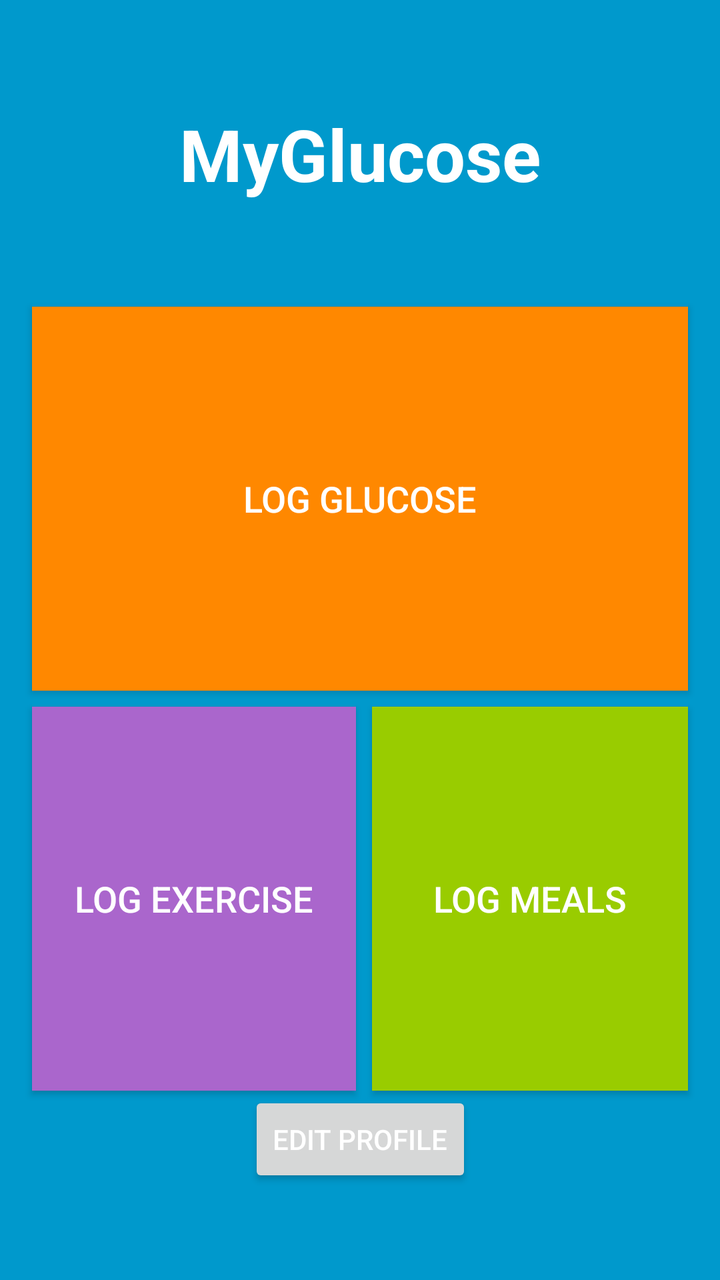
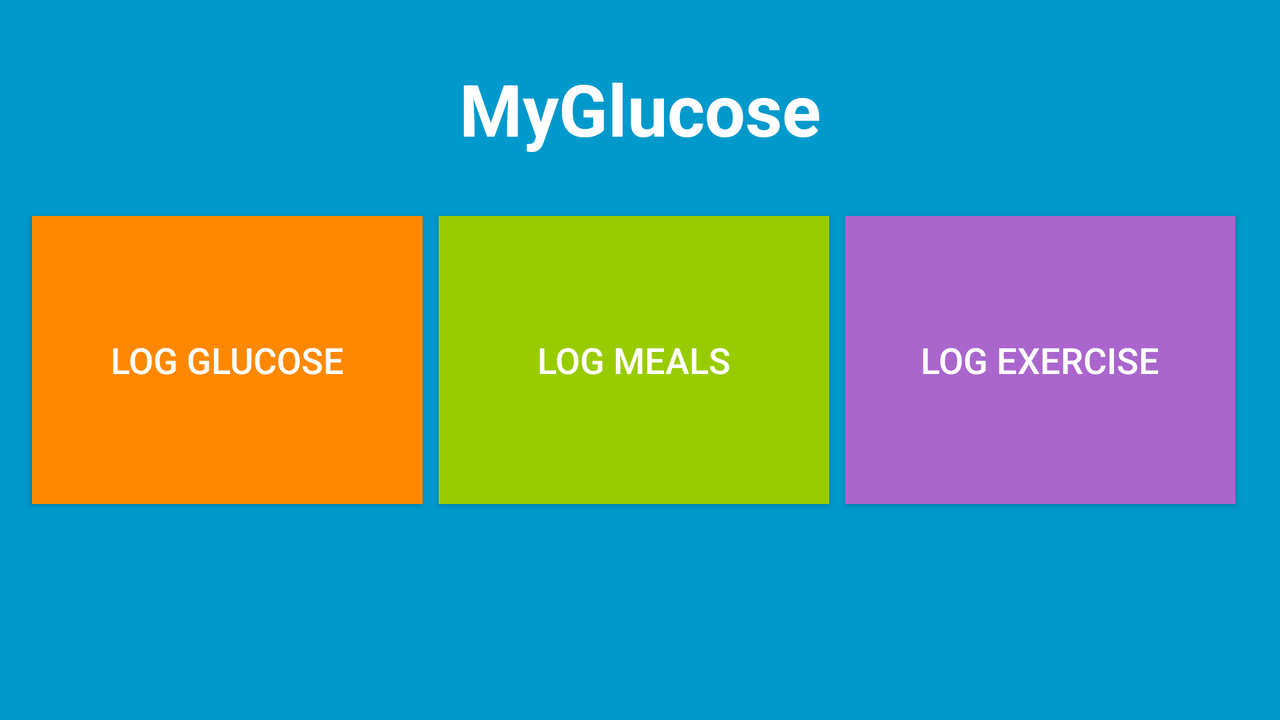

An Android layout and its configuration variant, each rendered on a device that would load it. The default file and the variant file are quoted in full after the pictures.
<!-- AndroidManifest.xml: application theme AppTheme -->
<!-- res/layout/content_main.xml -->
<?xml version="1.0" encoding="utf-8"?>
<android.support.constraint.ConstraintLayout xmlns:android="http://schemas.android.com/apk/res/android"
    xmlns:app="http://schemas.android.com/apk/res-auto"
    xmlns:tools="http://schemas.android.com/tools"
    android:layout_width="match_parent"
    android:layout_height="match_parent"
    app:layout_behavior="@string/appbar_scrolling_view_behavior"
    tools:context=".activities.MainActivity"
    tools:showIn="@layout/activity_main">

    <Button
        android:id="@+id/exercise_button"
        style="@style/Widget.AppCompat.Button.Colored"
        android:layout_width="0dp"
        android:layout_height="0dp"
        android:layout_marginBottom="16dp"
        android:layout_marginLeft="16dp"
        android:layout_marginTop="8dp"
        android:background="@android:color/holo_purple"
        android:paddingLeft="10dp"
        android:paddingRight="10dp"
        android:text="@string/log_exercise"
        android:textSize="18sp"
        app:layout_constraintBottom_toBottomOf="parent"
        app:layout_constraintHeight_percent=".3"
        app:layout_constraintLeft_toLeftOf="parent"
        app:layout_constraintTop_toBottomOf="@+id/glucose_button"
        app:layout_constraintVertical_bias="0.0"
        app:layout_constraintWidth_default="percent"
        app:layout_constraintWidth_percent=".45" />

    <Button
        android:id="@+id/meals_button"
        style="@style/Widget.AppCompat.Button.Colored"
        android:layout_width="0dp"
        android:layout_height="0dp"
        android:layout_marginLeft="8dp"
        android:layout_marginRight="16dp"
        android:background="@android:color/holo_green_light"
        android:paddingLeft="10dp"
        android:paddingRight="10dp"
        android:text="@string/log_meals"
        android:textSize="18sp"
        app:layout_constraintBottom_toBottomOf="@+id/exercise_button"
        app:layout_constraintLeft_toRightOf="@+id/exercise_button"
        app:layout_constraintRight_toRightOf="parent"
        app:layout_constraintTop_toTopOf="@+id/exercise_button"
        app:layout_constraintWidth_default="spread" />

    <Button
        android:id="@+id/glucose_button"
        style="@style/Widget.AppCompat.Button.Colored"
        android:layout_width="0dp"
        android:layout_height="0dp"
        android:layout_marginBottom="170dp"
        android:layout_marginLeft="16dp"
        android:layout_marginRight="16dp"
        android:layout_marginTop="123dp"
        android:background="@android:color/holo_orange_dark"
        android:text="@string/log_glucose"
        android:textSize="18sp"
        app:layout_constraintBottom_toTopOf="@+id/edit"
        app:layout_constraintHeight_percent=".3"
        app:layout_constraintHorizontal_bias="0.0"
        app:layout_constraintLeft_toLeftOf="parent"
        app:layout_constraintRight_toRightOf="parent"
        app:layout_constraintTop_toTopOf="parent"
        app:layout_constraintVertical_bias="0.344"
        app:layout_constraintWidth_default="spread"
        app:layout_constraintWidth_min="wrap" />

    <TextView
        android:id="@+id/textView"
        android:layout_width="347dp"
        android:layout_height="wrap_content"
        android:gravity="center"
        android:shadowColor="@android:color/holo_blue_light"
        android:text="@string/app_name"
        android:textSize="36sp"
        android:textStyle="bold"
        app:layout_constraintBottom_toTopOf="@+id/glucose_button"
        app:layout_constraintLeft_toLeftOf="parent"
        app:layout_constraintRight_toRightOf="parent"
        app:layout_constraintTop_toTopOf="parent" />

    <Button
        android:id="@+id/edit"
        android:layout_width="wrap_content"
        android:layout_height="wrap_content"
        android:layout_marginBottom="16dp"
        android:text="Edit Profile"
        app:layout_constraintBottom_toBottomOf="parent"
        app:layout_constraintEnd_toEndOf="parent"
        app:layout_constraintStart_toStartOf="parent"
        app:layout_constraintTop_toBottomOf="@+id/glucose_button"
        />

</android.support.constraint.ConstraintLayout>
<!-- res/layout/activity_main.xml (included above) -->
<?xml version="1.0" encoding="utf-8"?>
<android.support.design.widget.CoordinatorLayout xmlns:android="http://schemas.android.com/apk/res/android"
    xmlns:app="http://schemas.android.com/apk/res-auto"
    xmlns:tools="http://schemas.android.com/tools"
    android:layout_width="match_parent"
    android:layout_height="match_parent"
    tools:context=".activities.MainActivity">

    <android.support.design.widget.AppBarLayout
        android:layout_width="match_parent"
        android:layout_height="wrap_content"
        android:theme="@style/AppTheme.AppBarOverlay">

        <android.support.v7.widget.Toolbar
            android:id="@+id/toolbar"
            android:layout_width="match_parent"
            android:layout_height="?attr/actionBarSize"
            android:background="?attr/colorPrimary"
            app:popupTheme="@style/AppTheme.PopupOverlay" />

    </android.support.design.widget.AppBarLayout>

    <include layout="@layout/content_main" />

    
        
        
        
        
        
        

</android.support.design.widget.CoordinatorLayout>
<!-- resources referenced by this layout -->
<resources>
  <string name="app_name">MyGlucose</string>
  <string name="log_exercise">Log Exercise</string>
  <string name="log_glucose">Log Glucose</string>
  <string name="log_meals">Log Meals</string>
  <style name="AppTheme.AppBarOverlay" parent="ThemeOverlay.AppCompat.Dark.ActionBar" />
  <style name="AppTheme.PopupOverlay" parent="ThemeOverlay.AppCompat.Light" />
  <!-- from res/values-v21/ -->
  <style name="AppTheme" parent="Theme.AppCompat.Light.DarkActionBar">
          
          <item name="colorPrimary">@color/colorPrimary</item>
          <item name="colorPrimaryDark">@color/colorPrimaryDark</item>
          <item name="colorAccent">@color/colorAccent</item>
          <item name="android:navigationBarColor">@color/colorPrimary</item>
          <item name="android:colorBackground">@android:color/holo_blue_dark</item>
          <item name="android:textColor">@android:color/white</item>
          <item name="android:editTextColor">@android:color/white</item>
          
          <item name="android:textColorSecondary">@android:color/white</item>
          
          <item name="android:textColorHint">@android:color/holo_blue_bright</item>
          <item name="android:textColorPrimaryInverse">@android:color/white</item>
          <item name="android:textColorSecondaryInverse">@android:color/white</item>
          <item name="android:textColorTertiaryInverse">@android:color/white</item>
      </style>
  <color name="colorPrimary">#4d8f1a</color>
  <color name="colorPrimaryDark">#2d5013</color>
  <color name="colorAccent">#FF4081</color>
</resources>
<!-- res/layout-land/content_main.xml (the repository's variant of the layout above) -->
<!-- drawn on the phone turned sideways -->
<?xml version="1.0" encoding="utf-8"?>
<android.support.constraint.ConstraintLayout
    xmlns:android="http://schemas.android.com/apk/res/android"
    xmlns:app="http://schemas.android.com/apk/res-auto"
    xmlns:tools="http://schemas.android.com/tools"
    android:layout_width="match_parent"
    android:layout_height="match_parent"
    app:layout_behavior="@string/appbar_scrolling_view_behavior"
    tools:context=".activities.MainActivity"
    tools:showIn="@layout/activity_main">

    <Button
        android:id="@+id/exercise_button"
        style="@style/Widget.AppCompat.Button.Colored"
        android:layout_width="0dp"
        android:layout_height="0dp"
        android:layout_marginLeft="8dp"
        android:background="@android:color/holo_purple"
        android:paddingLeft="10dp"
        android:paddingRight="10dp"
        android:text="@string/log_exercise"
        android:textSize="18sp"
        app:layout_constraintBottom_toBottomOf="@+id/glucose_button"
        app:layout_constraintHeight_percent=".4"
        app:layout_constraintLeft_toRightOf="@+id/meals_button"
        app:layout_constraintTop_toTopOf="@+id/glucose_button"
        app:layout_constraintWidth_default="percent"
        app:layout_constraintWidth_percent=".305" />

    <Button
        android:id="@+id/meals_button"
        style="@style/Widget.AppCompat.Button.Colored"
        android:layout_width="0dp"
        android:layout_height="0dp"
        android:layout_marginLeft="8dp"
        android:background="@android:color/holo_green_light"
        android:paddingLeft="10dp"
        android:paddingRight="10dp"
        android:text="@string/log_meals"
        android:textSize="18sp"
        app:layout_constraintBottom_toBottomOf="@+id/glucose_button"
        app:layout_constraintLeft_toRightOf="@+id/glucose_button"
        app:layout_constraintTop_toTopOf="@+id/glucose_button"
        app:layout_constraintWidth_default="percent"
        app:layout_constraintWidth_percent=".305" />

    <Button
        android:id="@+id/glucose_button"
        style="@style/Widget.AppCompat.Button.Colored"
        android:layout_width="0dp"
        android:layout_height="0dp"
        android:layout_marginLeft="16dp"
        android:background="@android:color/holo_orange_dark"
        android:text="@string/log_glucose"
        android:textSize="18sp"
        app:layout_constraintBottom_toBottomOf="parent"
        app:layout_constraintHeight_percent=".4"
        app:layout_constraintLeft_toLeftOf="parent"
        app:layout_constraintTop_toTopOf="parent"
        app:layout_constraintWidth_default="percent"
        app:layout_constraintWidth_min="wrap"
        app:layout_constraintWidth_percent=".305" />

    <TextView
        android:id="@+id/textView"
        android:layout_width="347dp"
        android:layout_height="wrap_content"
        android:gravity="center"
        android:shadowColor="@android:color/holo_blue_light"
        android:text="@string/app_name"
        android:textSize="36sp"
        android:textStyle="bold"
        app:layout_constraintBottom_toTopOf="@+id/glucose_button"
        app:layout_constraintLeft_toLeftOf="parent"
        app:layout_constraintRight_toRightOf="parent"
        app:layout_constraintTop_toTopOf="parent" />
</android.support.constraint.ConstraintLayout>
<!-- res/layout/content_main.xml (included above) -->
<?xml version="1.0" encoding="utf-8"?>
<android.support.constraint.ConstraintLayout xmlns:android="http://schemas.android.com/apk/res/android"
    xmlns:app="http://schemas.android.com/apk/res-auto"
    xmlns:tools="http://schemas.android.com/tools"
    android:layout_width="match_parent"
    android:layout_height="match_parent"
    app:layout_behavior="@string/appbar_scrolling_view_behavior"
    tools:context=".activities.MainActivity"
    tools:showIn="@layout/activity_main">

    <Button
        android:id="@+id/exercise_button"
        style="@style/Widget.AppCompat.Button.Colored"
        android:layout_width="0dp"
        android:layout_height="0dp"
        android:layout_marginBottom="16dp"
        android:layout_marginLeft="16dp"
        android:layout_marginTop="8dp"
        android:background="@android:color/holo_purple"
        android:paddingLeft="10dp"
        android:paddingRight="10dp"
        android:text="@string/log_exercise"
        android:textSize="18sp"
        app:layout_constraintBottom_toBottomOf="parent"
        app:layout_constraintHeight_percent=".3"
        app:layout_constraintLeft_toLeftOf="parent"
        app:layout_constraintTop_toBottomOf="@+id/glucose_button"
        app:layout_constraintVertical_bias="0.0"
        app:layout_constraintWidth_default="percent"
        app:layout_constraintWidth_percent=".45" />

    <Button
        android:id="@+id/meals_button"
        style="@style/Widget.AppCompat.Button.Colored"
        android:layout_width="0dp"
        android:layout_height="0dp"
        android:layout_marginLeft="8dp"
        android:layout_marginRight="16dp"
        android:background="@android:color/holo_green_light"
        android:paddingLeft="10dp"
        android:paddingRight="10dp"
        android:text="@string/log_meals"
        android:textSize="18sp"
        app:layout_constraintBottom_toBottomOf="@+id/exercise_button"
        app:layout_constraintLeft_toRightOf="@+id/exercise_button"
        app:layout_constraintRight_toRightOf="parent"
        app:layout_constraintTop_toTopOf="@+id/exercise_button"
        app:layout_constraintWidth_default="spread" />

    <Button
        android:id="@+id/glucose_button"
        style="@style/Widget.AppCompat.Button.Colored"
        android:layout_width="0dp"
        android:layout_height="0dp"
        android:layout_marginBottom="170dp"
        android:layout_marginLeft="16dp"
        android:layout_marginRight="16dp"
        android:layout_marginTop="123dp"
        android:background="@android:color/holo_orange_dark"
        android:text="@string/log_glucose"
        android:textSize="18sp"
        app:layout_constraintBottom_toTopOf="@+id/edit"
        app:layout_constraintHeight_percent=".3"
        app:layout_constraintHorizontal_bias="0.0"
        app:layout_constraintLeft_toLeftOf="parent"
        app:layout_constraintRight_toRightOf="parent"
        app:layout_constraintTop_toTopOf="parent"
        app:layout_constraintVertical_bias="0.344"
        app:layout_constraintWidth_default="spread"
        app:layout_constraintWidth_min="wrap" />

    <TextView
        android:id="@+id/textView"
        android:layout_width="347dp"
        android:layout_height="wrap_content"
        android:gravity="center"
        android:shadowColor="@android:color/holo_blue_light"
        android:text="@string/app_name"
        android:textSize="36sp"
        android:textStyle="bold"
        app:layout_constraintBottom_toTopOf="@+id/glucose_button"
        app:layout_constraintLeft_toLeftOf="parent"
        app:layout_constraintRight_toRightOf="parent"
        app:layout_constraintTop_toTopOf="parent" />

    <Button
        android:id="@+id/edit"
        android:layout_width="wrap_content"
        android:layout_height="wrap_content"
        android:layout_marginBottom="16dp"
        android:text="Edit Profile"
        app:layout_constraintBottom_toBottomOf="parent"
        app:layout_constraintEnd_toEndOf="parent"
        app:layout_constraintStart_toStartOf="parent"
        app:layout_constraintTop_toBottomOf="@+id/glucose_button"
        />

</android.support.constraint.ConstraintLayout>
